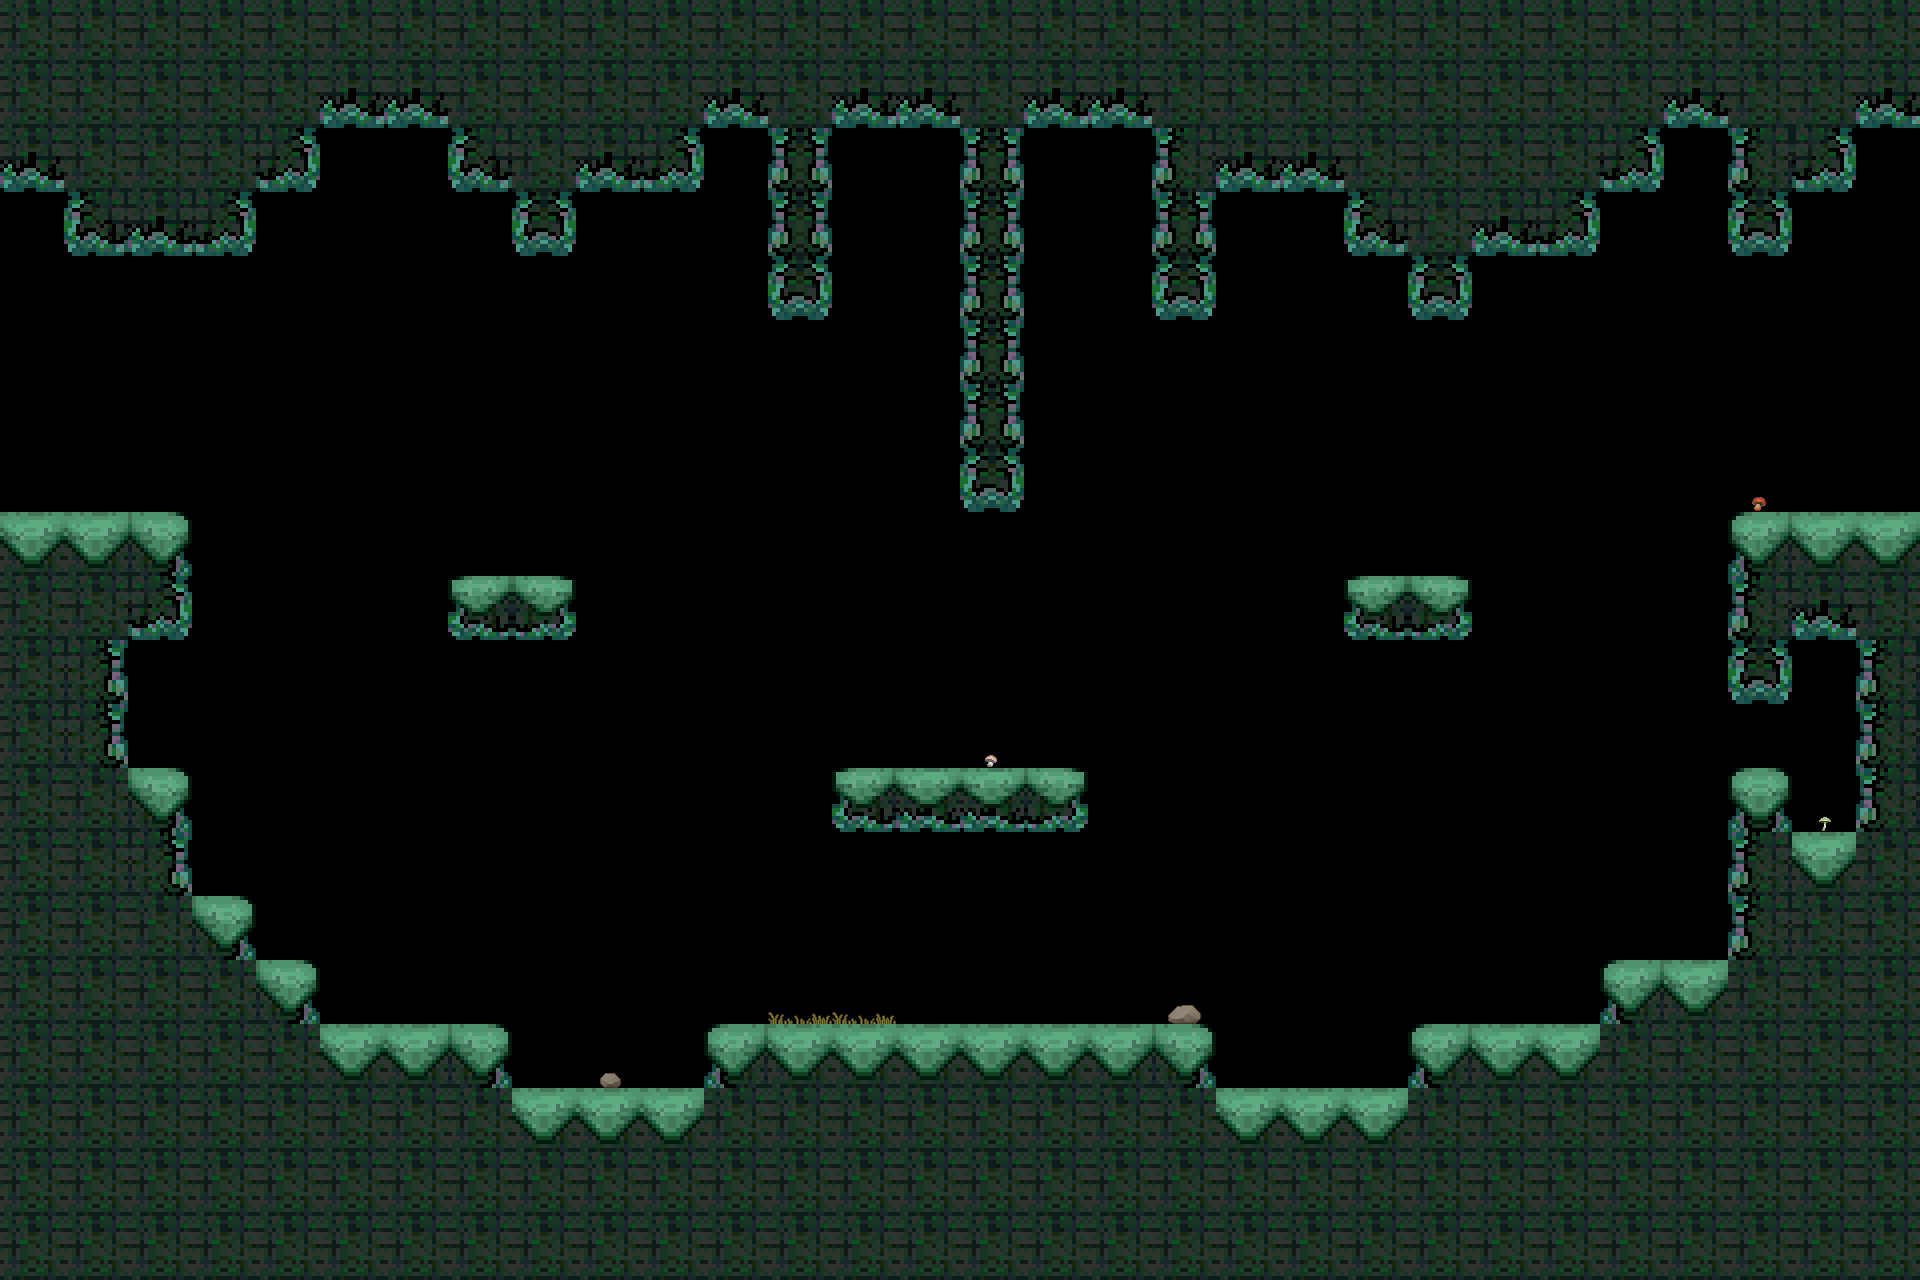

Rendered tile map (Tiled .tmx) drawn with the repository's tilesets; below, a short description and the full map source, tile grids included:
An orthogonal 30x20 tile map with 64x64 px tiles, 2 tile layers (tiles, deco), 2 tilesets and 11 objects (W, E).

<map version="1.4" tiledversion="1.4.3" orientation="orthogonal" renderorder="right-down" width="30" height="20" tilewidth="64" tileheight="64" infinite="0" nextlayerid="6" nextobjectid="24">
 <tileset firstgid="1" source="../level0.tsx" />
 <tileset firstgid="17" source="../deco1.tsx" />
 <layer id="1" name="tiles" width="30" height="20">
  <data encoding="csv">
6,6,6,6,6,6,6,6,6,6,6,6,6,6,6,6,6,6,6,6,6,6,6,6,6,6,6,6,6,6,
6,6,6,6,6,10,10,6,6,6,6,10,6,10,10,6,10,10,6,6,6,6,6,6,6,6,10,6,6,10,
10,6,6,6,11,0,0,9,6,10,11,0,8,0,0,8,0,0,5,10,10,6,6,6,6,11,0,5,11,0,
0,9,10,11,0,0,0,0,12,0,0,0,8,0,0,8,0,0,8,0,0,9,6,10,11,0,0,12,0,0,
0,0,0,0,0,0,0,0,0,0,0,0,12,0,0,8,0,0,12,0,0,0,12,0,0,0,0,0,0,0,
0,0,0,0,0,0,0,0,0,0,0,0,0,0,0,8,0,0,0,0,0,0,0,0,0,0,0,0,0,0,
0,0,0,0,0,0,0,0,0,0,0,0,0,0,0,8,0,0,0,0,0,0,0,0,0,0,0,0,0,0,
0,0,0,0,0,0,0,0,0,0,0,0,0,0,0,12,0,0,0,0,0,0,0,0,0,0,0,0,0,0,
2,2,3,0,0,0,0,0,0,0,0,0,0,0,0,0,0,0,0,0,0,0,0,0,0,0,0,1,2,2,
6,6,11,0,0,0,0,13,15,0,0,0,0,0,0,0,0,0,0,0,0,13,15,0,0,0,0,5,10,6,
6,7,0,0,0,0,0,0,0,0,0,0,0,0,0,0,0,0,0,0,0,0,0,0,0,0,0,12,0,5,
6,7,0,0,0,0,0,0,0,0,0,0,0,0,0,0,0,0,0,0,0,0,0,0,0,0,0,0,0,5,
6,6,3,0,0,0,0,0,0,0,0,0,0,13,14,14,15,0,0,0,0,0,0,0,0,0,0,4,0,5,
6,6,7,0,0,0,0,0,0,0,0,0,0,0,0,0,0,0,0,0,0,0,0,0,0,0,0,5,2,6,
6,6,6,3,0,0,0,0,0,0,0,0,0,0,0,0,0,0,0,0,0,0,0,0,0,0,0,5,6,6,
6,6,6,6,3,0,0,0,0,0,0,0,0,0,0,0,0,0,0,0,0,0,0,0,0,1,2,6,6,6,
6,6,6,6,6,2,2,3,0,0,0,1,2,2,2,2,2,2,3,0,0,0,1,2,2,6,6,6,6,6,
6,6,6,6,6,6,6,6,2,2,2,6,6,6,6,6,6,6,6,2,2,2,6,6,6,6,6,6,6,6,
6,6,6,6,6,6,6,6,6,6,6,6,6,6,6,6,6,6,6,6,6,6,6,6,6,6,6,6,6,6,
6,6,6,6,6,6,6,6,6,6,6,6,6,6,6,6,6,6,6,6,6,6,6,6,6,6,6,6,6,6
</data>
 </layer>
 <layer id="5" name="deco" width="30" height="20">
  <data encoding="csv">
0,0,0,0,0,0,0,0,0,0,0,0,0,0,0,0,0,0,0,0,0,0,0,0,0,0,0,0,0,0,
0,0,0,0,0,0,0,0,0,0,0,0,0,0,0,0,0,0,0,0,0,0,0,0,0,0,0,0,0,0,
0,0,0,0,0,0,0,0,0,0,0,0,0,0,0,0,0,0,0,0,0,0,0,0,0,0,0,0,0,0,
0,0,0,0,0,0,0,0,0,0,0,0,0,0,0,0,0,0,0,0,0,0,0,0,0,0,0,0,0,0,
0,0,0,0,0,0,0,0,0,0,0,0,0,0,0,0,0,0,0,0,0,0,0,0,0,0,0,0,0,0,
0,0,0,0,0,0,0,0,0,0,0,0,0,0,0,0,0,0,0,0,0,0,0,0,0,0,0,0,0,0,
0,0,0,0,0,0,0,0,0,0,0,0,0,0,0,0,0,0,0,0,0,0,0,0,0,0,0,0,0,0,
0,0,0,0,0,0,0,0,0,0,0,0,0,0,0,0,0,0,0,0,0,0,0,0,0,0,0,33,0,0,
0,0,0,0,0,0,0,0,0,0,0,0,0,0,0,0,0,0,0,0,0,0,0,0,0,0,0,0,0,0,
0,0,0,0,0,0,0,0,0,0,0,0,0,0,0,0,0,0,0,0,0,0,0,0,0,0,0,0,0,0,
0,0,0,0,0,0,0,0,0,0,0,0,0,0,0,0,0,0,0,0,0,0,0,0,0,0,0,0,0,0,
0,0,0,0,0,0,0,0,0,0,0,0,0,0,0,26,0,0,0,0,0,0,0,0,0,0,0,0,0,0,
0,0,0,0,0,0,0,0,0,0,0,0,0,0,0,0,0,0,0,0,0,0,0,0,0,0,0,0,35,0,
0,0,0,0,0,0,0,0,0,0,0,0,0,0,0,0,0,0,0,0,0,0,0,0,0,0,0,0,0,0,
0,0,0,0,0,0,0,0,0,0,0,0,0,0,0,0,0,0,0,0,0,0,0,0,0,0,0,0,0,0,
0,0,0,0,0,0,0,0,0,0,0,0,31,31,0,0,0,0,22,0,0,0,0,0,0,0,0,0,0,0,
0,0,0,0,0,0,0,0,0,24,0,0,0,0,0,0,0,0,0,0,0,0,0,0,0,0,0,0,0,0,
0,0,0,0,0,0,0,0,0,0,0,0,0,0,0,0,0,0,0,0,0,0,0,0,0,0,0,0,0,0,
0,0,0,0,0,0,0,0,0,0,0,0,0,0,0,0,0,0,0,0,0,0,0,0,0,0,0,0,0,0,
0,0,0,0,0,0,0,0,0,0,0,0,0,0,0,0,0,0,0,0,0,0,0,0,0,0,0,0,0,0
</data>
 </layer>
 <objectgroup id="3" name="conx">
  <object id="11" name="W" x="16" y="272" width="68.3185" height="227.152" />
  <object id="12" name="E" x="1856" y="128" width="64" height="384" />
 </objectgroup>
 <objectgroup id="4" name="spawns">
  <object id="16" x="960" y="704">
   <point />
  </object>
  <object id="19" x="1344" y="960">
   <point />
  </object>
  <object id="20" x="576" y="960">
   <point />
  </object>
 </objectgroup>
 <objectgroup id="2" name="collision">
  <object id="1" x="0" y="0">
   <polygon points="0,0 1920,0 1920,128 1856,128 1856,192 1792,192 1792,256 1728,256 1728,128 1664,128 1664,192 1600,192 1600,256 1472,256 1472,320 1408,320 1408,256 1344,256 1344,192 1216,192 1216,320 1152,320 1152,128 1024,128 1024,512 960,512 960,128 832,128 832,320 768,320 768,128 704,128 704,192 576,192 576,256 512,256 512,192 448,192 448,128 320,128 320,192 256,192 256,256 64,256 64,192 0,192" />
  </object>
  <object id="2" x="0" y="512">
   <polygon points="0,0 192,0 192,128 128,128 128,256 192,256 192,384 256,384 256,448 320,448 320,512 512,512 512,576 704,576 704,512 1216,512 1216,576 1408,576 1408,512 1600,512 1600,448 1728,448 1728,256 1792,256 1792,320 1856,320 1856,128 1792,128 1792,192 1728,192 1728,0 1920,0 1920,768 0,768" />
  </object>
  <object id="3" x="448" y="576">
   <polygon points="0,0 128,0 128,64 0,64" />
  </object>
  <object id="4" x="832" y="768">
   <polygon points="0,0 256,0 256,64 0,64" />
  </object>
  <object id="5" x="1344" y="576">
   <polygon points="0,0 128,0 128,64 0,64" />
  </object>
  <object id="23" x="32" y="32">
   <polygon points="0,0 0,1216 1856,1216 1856,0" />
  </object>
 </objectgroup>
</map>
